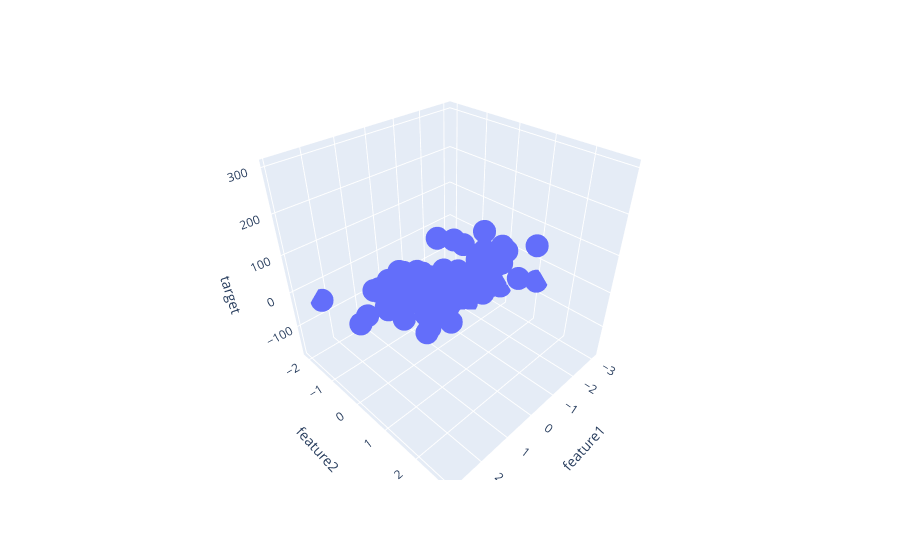

Notebook source saved alongside this figure:
### Code cell
fig = px.scatter_3d(df,x='feature1',y='feature2',z='target')
fig.show()
